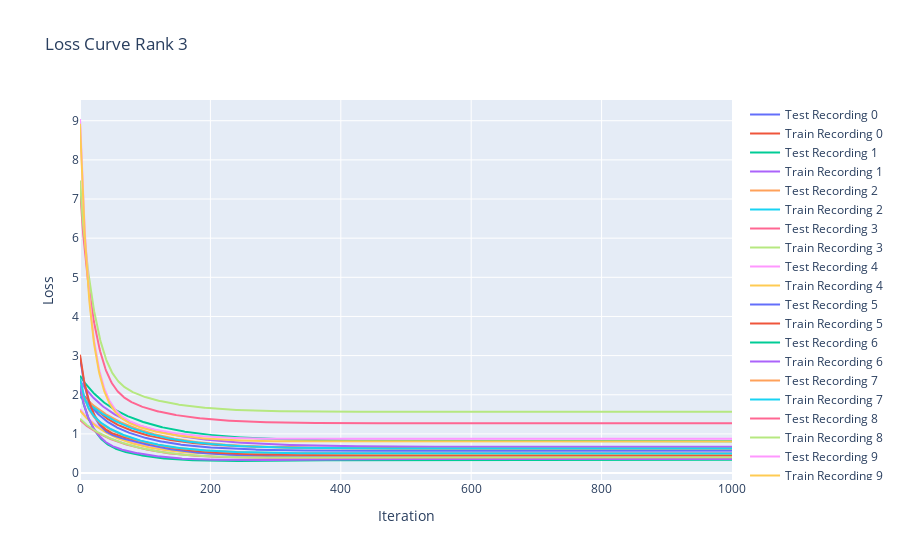

Source (notebook cell):
### Code cell
train_loss = np.array(train_loss)
test_loss = np.array(test_loss)

fig = go.Figure()
for recording in range(TOTAL_RECORDINGS):
    fig.add_trace(go.Scatter(y=test_loss[:, recording], name=f'Test Recording {recording}'))
    fig.add_trace(go.Scatter(y=train_loss[:, recording], name=f'Train Recording {recording}'))
fig.update_layout(title=f'Loss Curve Rank {RANK}', xaxis_title='Iteration', yaxis_title='Loss')
fig.show()

### Figure 1 — Plotly figure (JSON) as saved in the notebook; plotly's stock layout.template omitted (floating-point values rounded to 4 significant figures; data arrays with more than 128 entries replaced by an {"elided": "..."} marker saying what was removed)
{"data": [{"name": "Test Recording 0", "type": "scatter", "y": {"elided": "1001 float values"}}, {"name": "Train Recording 0", "type": "scatter", "y": {"elided": "1001 float values"}}, {"name": "Test Recording 1", "type": "scatter", "y": {"elided": "1001 float values"}}, {"name": "Train Recording 1", "type": "scatter", "y": {"elided": "1001 float values"}}, {"name": "Test Recording 2", "type": "scatter", "y": {"elided": "1001 float values"}}, {"name": "Train Recording 2", "type": "scatter", "y": {"elided": "1001 float values"}}, {"name": "Test Recording 3", "type": "scatter", "y": {"elided": "1001 float values"}}, {"name": "Train Recording 3", "type": "scatter", "y": {"elided": "1001 float values"}}, {"name": "Test Recording 4", "type": "scatter", "y": {"elided": "1001 float values"}}, {"name": "Train Recording 4", "type": "scatter", "y": {"elided": "1001 float values"}}, {"name": "Test Recording 5", "type": "scatter", "y": {"elided": "1001 float values"}}, {"name": "Train Recording 5", "type": "scatter", "y": {"elided": "1001 float values"}}, {"name": "Test Recording 6", "type": "scatter", "y": {"elided": "1001 float values"}}, {"name": "Train Recording 6", "type": "scatter", "y": {"elided": "1001 float values"}}, {"name": "Test Recording 7", "type": "scatter", "y": {"elided": "1001 float values"}}, {"name": "Train Recording 7", "type": "scatter", "y": {"elided": "1001 float values"}}, {"name": "Test Recording 8", "type": "scatter", "y": {"elided": "1001 float values"}}, {"name": "Train Recording 8", "type": "scatter", "y": {"elided": "1001 float values"}}, {"name": "Test Recording 9", "type": "scatter", "y": {"elided": "1001 float values"}}, {"name": "Train Recording 9", "type": "scatter", "y": {"elided": "1001 float values"}}], "layout": {"title": {"text": "Loss Curve Rank 3"}, "xaxis": {"title": {"text": "Iteration"}}, "yaxis": {"title": {"text": "Loss"}}}}
